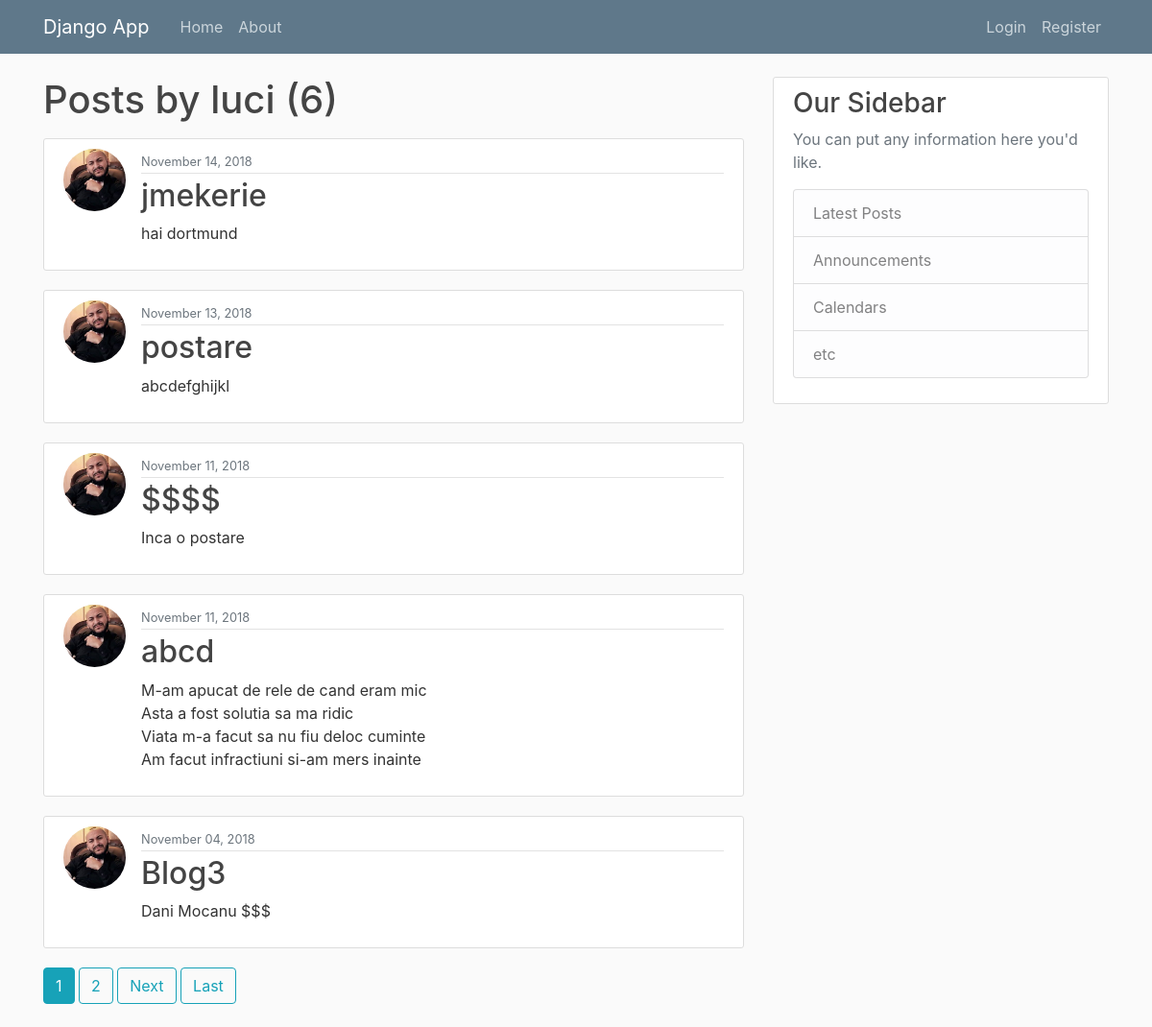
Screenshot of /user/luci with the database file from the repository.
### blog/models.py (models this page shows, shortened)
class Post(models.Model):
    title = models.CharField(max_length=100)
    content = models.TextField()
    date_posted = models.DateTimeField(default=timezone.now)
    author = models.ForeignKey(User, on_delete=models.CASCADE)

### users/models.py (models this page shows, shortened)
class Profile(models.Model):
    user = models.OneToOneField(User, on_delete=models.CASCADE)
    image = models.ImageField(default='default.jpg', upload_to='profile_pics')

### blog/views.py (the view)
# urls.py: path('user/<str:username>', UserPostListView.as_view(), name='user-posts'),
class UserPostListView(ListView):
    model = Review
    template_name = 'blog/user_posts.html'
    context_object_name = 'posts'
    paginate_by = 5
    def get_queryset(self):
        user = get_object_or_404(User, username=self.kwargs.get('username'))
        return Post.objects.filter(author=user).order_by('-date_posted')

### blog/templates/blog/user_posts.html (shortened to what this page needs)
{% extends "blog/base.html" %}
{% block content %}
    <h1 class="mb-3">Posts by {{ view.kwargs.username}} ({{ page_obj.paginator.count }})</h1>
    {% for post in posts %}
        <article class="media content-section">
            <img class="rounded-circle article-img" src="{{ post.author.profile.image.url }}">
            <div class="media-body">
              <div class="article-metadata">
                <small class="text-muted">{{ post.date_posted|date:"F d, Y" }}</small>
               </div>
              <h2><a class="article-title" href="{% url 'post-detail' post.id %}">{{ post.title }}</a></h2>
             <p class="article-content">{{ post.content }}</p>
            </div>
        </article>
    {% endfor %}
    {% if is_paginated %}
        {% for num in page_obj.paginator.page_range %}
            {% if page_obj.number == num %}
                <a class="btn btn-info mb-4"href="?page={{ num }}">{{ num }}</a>
            {% elif num > page_obj.number|add:'-3' and num < page_obj.number|add:'3' %}
                 <a class="btn btn-outline-info mb-4"href="?page={{ num }}">{{ num }}</a>
            {% endif %}
        {% endfor %}
        {% if page_obj.has_next %}
            <a class="btn btn-outline-info mb-4"href="?page={{ page_obj.next_page_number }}">Next</a>
            <a class="btn btn-outline-info mb-4"href="?page={{ page_obj.paginator.num_pages }}">Last</a>
        {% endif %}
    {% endif %}
{% endblock content %}

### blog/templates/blog/base.html (shortened to what this page needs)
{% load static %}
<!DOCTYPE html>
<html>
<head>
    <link rel="stylesheet" href="https://maxcdn.bootstrapcdn.com/bootstrap/4.0.0/css/bootstrap.min.css">
    <link rel="stylesheet" type="text/css" href="{% static 'blog/main.css' %}">
</head>
<body>
  <header class="site-header">
   <nav class="navbar navbar-expand-md navbar-dark bg-steel fixed-top">
     <div class="container">
       <a class="navbar-brand mr-4" href="{% url 'blog-home' %}">Django App</a>
       <div class="collapse navbar-collapse" id="navbarToggle">
         <div class="navbar-nav mr-auto">
           <a class="nav-item nav-link" href="{% url 'blog-home'%}">Home</a>
           <a class="nav-item nav-link" href="{% url 'blog-about' %}">About</a>
         </div>
         <div class="navbar-nav">
           {% if user.is_authenticated %}
              <a class="nav-item nav-link" href="{% url 'profile' %}">Profile</a>
              <a class="nav-item nav-link" href="{% url 'logout' %}">Logout</a>
              <a class="nav-item nav-link" href="{% url 'post-create' %}">Add book</a>
           {% else %}
              <a class="nav-item nav-link" href="{% url 'login' %}">Login</a>
              <a class="nav-item nav-link" href="{% url 'register' %}">Register</a>
           {% endif %}
         </div>
       </div>
     </div>
   </nav>
  </header>
    <main role="main" class="container">
  <div class="row">
    <div class="col-md-8">
      {% block content %}{% endblock %}
    </div>
    <div class="col-md-4">
      <div class="content-section">
        <h3>Our Sidebar</h3>
        <p class='text-muted'>You can put any information here you'd like.
          <ul class="list-group">
            <li class="list-group-item list-group-item-light">Latest Posts</li>
            <li class="list-group-item list-group-item-light">Announcements</li>
            <li class="list-group-item list-group-item-light">Calendars</li>
            <li class="list-group-item list-group-item-light">etc</li>
          </ul>
        </p>
      </div>
    </div>
  </div>
</main>
</body>
</html>

### blog/static/blog/main.css (style rules this page uses)
body { background: #fafafa; color: #333333; margin-top: 5rem; }
h1, h2, h3, h4, h5, h6 { color: #444444; }
ul { margin: 0; }
.bg-steel { background-color: #5f788a; }
.site-header .navbar-nav .nav-link { color: #cbd5db; }
.content-section { background: #ffffff; padding: 10px 20px; border: 1px solid #dddddd; border-radius: 3px; margin-bottom: 20px; }
.article-title { color: #444444; }
.article-content { white-space: pre-line; }
.article-img { height: 65px; width: 65px; margin-right: 16px; }
.article-metadata { padding-bottom: 1px; margin-bottom: 4px; border-bottom: 1px solid #e3e3e3 }

### rows the page displays
Post: author.profile.image (picture), date_posted "November 14, 2018", title "jmekerie", content "hai dortmund"
Post: author.profile.image (picture), date_posted "November 13, 2018", title "postare", content "abcdefghijkl"
Post: author.profile.image (picture), date_posted "November 11, 2018", title "$$$$", content "Inca o postare"
Post: author.profile.image (picture), date_posted "November 11, 2018", title "abcd", content "M-am apucat de rele de cand eram mic Asta a fost solutia sa ma ridic Viata m-a facut sa nu fiu deloc cuminte Am facut infractiuni si-am mers inainte"
Post: author.profile.image (picture), date_posted "November 04, 2018", title "Blog3", content "Dani Mocanu $$$"

### other values shown
{{ view.kwargs.username }} "luci"
{{ page_obj.paginator.count }} "6"
{{ num }} "1"
{{ num }} "2"
